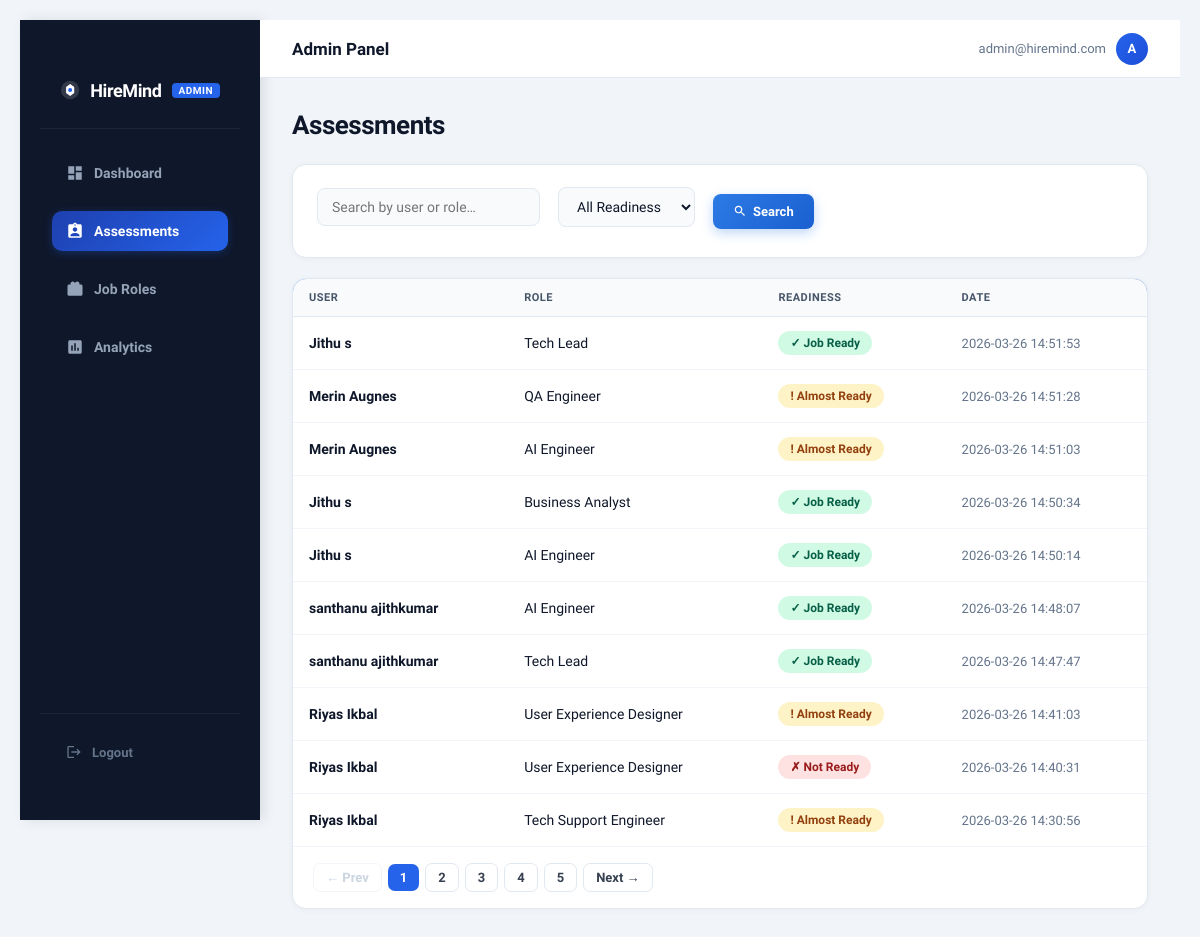
Before: /admin/assessments (signed in) with the older database file.
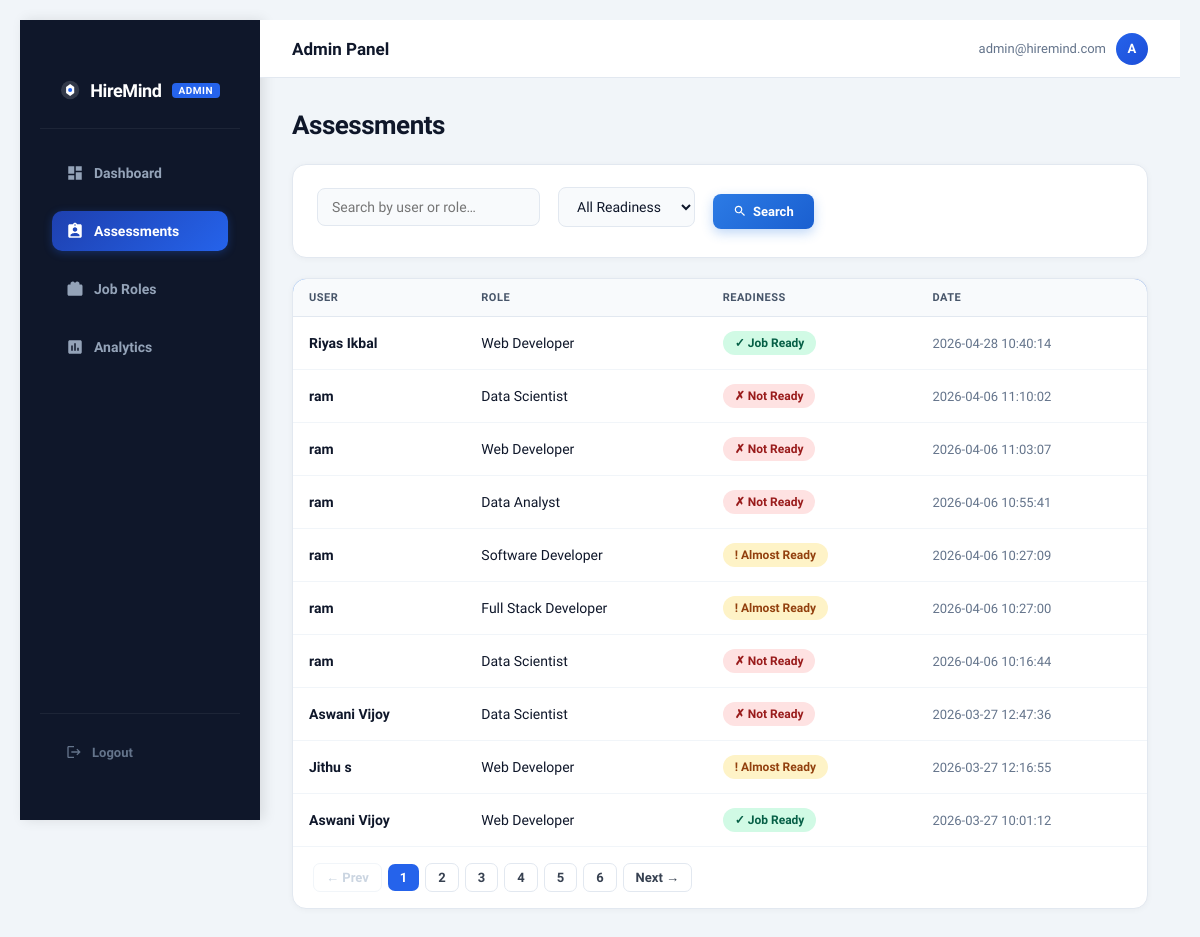
After: the same page with the newer database file.
### tables this page shows
CREATE TABLE assessments (
            id INTEGER PRIMARY KEY AUTOINCREMENT,
            user_id INTEGER,
            job_role TEXT,
            total_gap INTEGER,
            readiness TEXT,
            created_at TEXT,
            FOREIGN KEY (user_id) REFERENCES users(id)
        );

CREATE TABLE users (
            id INTEGER PRIMARY KEY AUTOINCREMENT,
            name TEXT,
            email TEXT UNIQUE,
            password_hash TEXT,
            role TEXT DEFAULT 'user'
        );

### app.py (the view)
@app.route('/admin/assessments')
def admin_assessments():
    if not admin_required():
        return redirect(url_for('login'))
    search = request.args.get('search', '')
    readiness = request.args.get('readiness', '')
    page = max(1, int(request.args.get('page', 1)))  # prevent page < 1
    limit = 10
    offset = (page - 1) * limit
    conn = sqlite3.connect("hiremind.db", timeout=10)
    cursor = conn.cursor()
    query = """
    SELECT users.name, job_role, readiness, created_at
    FROM assessments
    JOIN users ON users.id = assessments.user_id
    WHERE 1=1
    """
    params = []
    if search:
        query += " AND (users.name LIKE ? OR job_role LIKE ?)"
        params.extend([f"%{search}%", f"%{search}%"])
    if readiness:
        query += " AND readiness = ?"
        params.append(readiness)
    query += " ORDER BY created_at DESC LIMIT ? OFFSET ?"
    params.extend([limit, offset])
    cursor.execute(query, params)
    data = cursor.fetchall()
    count_query = """
    SELECT COUNT(*)
    FROM assessments
    JOIN users ON users.id = assessments.user_id
    WHERE 1=1
    """
    count_params = []
    if search:
        count_query += " AND (users.name LIKE ? OR job_role LIKE ?)"
        count_params.extend([f"%{search}%", f"%{search}%"])
    if readiness:
        count_query += " AND readiness = ?"
        count_params.append(readiness)
    cursor.execute(count_query, count_params)
    total_records = cursor.fetchone()[0]
    total_pages = (total_records + limit - 1) // limit
    conn.close()
    return render_template(
        "admin_assessments.html",
        data=data,
        total_pages=total_pages
    )

### app.py (called while the page is built)
def admin_required():
    if 'user_id' not in session or not session.get('is_admin'):
        return False
    return True

### templates/admin_assessments.html (shortened to what this page needs)
{% extends "admin_base.html" %}
{% block content %}
<h2>Assessments</h2>
<div class="card" style="margin-bottom:20px;">
    <form method="get" style="display:flex;align-items:center;gap:10px;flex-wrap:wrap;margin:0;">
        <input type="text" name="search" placeholder="Search by user or role…" value="{{ request.args.get('search','') }}" style="min-width:200px;">
        <select name="readiness">
            <option value="">All Readiness</option>
        </select>
        <button type="submit" class="btn-primary" style="margin:0;">
            <svg width="14" height="14" viewBox="0 0 24 24" fill="currentColor"><path d="M15.5 14h-.79l-.28-.27C15.41 12.59 16 11.11 16 9.5 16 5.91 13.09 3 9.5 3S3 5.91 3 9.5 5.91 16 9.5 16c1.61 0 3.09-.59 4.23-1.57l.27.28v.79l5 4.99L20.49 19l-4.99-5zm-6 0C7.01 14 5 11.99 5 9.5S7.01 5 9.5 5 14 7.01 14 9.5 11.99 14 9.5 14z"/></svg>
            Search
        </button>
    </form>
</div>
<div class="card" style="padding:0;overflow:hidden;">
    <table class="modern-table">
        <thead>
            <tr>
                <th>User</th>
                <th>Role</th>
                <th>Readiness</th>
                <th>Date</th>
            </tr>
        </thead>
        <tbody>
            {% for r in data %}
            <tr>
                <td style="font-weight:600;">{{ r[0] }}</td>
                <td>{{ r[1] }}</td>
                <td>
                    <span style="
                        display:inline-flex;align-items:center;gap:4px;
                        padding:5px 12px;border-radius:20px;font-size:12px;font-weight:700;
                        background:{% if 'Job Ready' in r[2] %}#d1fae5;color:#065f46{% elif 'Almost' in r[2] %}#fef3c7;color:#92400e{% else %}#fee2e2;color:#991b1b{% endif %};
                    ">
                        {% if 'Job Ready' in r[2] %}✓{% elif 'Almost' in r[2] %}!{% else %}✗{% endif %}
                        {{ r[2] }}
                    </span>
                </td>
                <td style="color:#64748b;font-size:13px;">{{ r[3] }}</td>
            </tr>
            {% endfor %}
        </tbody>
    </table>
    {% set page = request.args.get('page',1)|int %}
    <div style="padding:16px 20px;border-top:1px solid #f1f5f9;display:flex;align-items:center;gap:6px;flex-wrap:wrap;">
        {% if page > 1 %}
        <a href="?page={{ page-1 }}&search={{ request.args.get('search','') }}&readiness={{ request.args.get('readiness','') }}"
           style="padding:6px 12px;border:1.5px solid #e2e8f0;border-radius:7px;font-size:13px;font-weight:600;color:#374151;text-decoration:none;transition:all 0.2s;">← Prev</a>
        {% else %}
        <span style="padding:6px 12px;border:1.5px solid #f1f5f9;border-radius:7px;font-size:13px;font-weight:600;color:#cbd5e1;">← Prev</span>
        {% endif %}
        {% for p in range(1, total_pages + 1) %}
            {% if p == page %}
            <span style="padding:6px 12px;background:#2563eb;color:white;border-radius:7px;font-size:13px;font-weight:700;">{{ p }}</span>
            {% else %}
            <a href="?page={{ p }}&search={{ request.args.get('search','') }}&readiness={{ request.args.get('readiness','') }}"
               style="padding:6px 12px;border:1.5px solid #e2e8f0;border-radius:7px;font-size:13px;font-weight:600;color:#374151;text-decoration:none;">{{ p }}</a>
            {% endif %}
        {% endfor %}
        {% if page < total_pages %}
        <a href="?page={{ page+1 }}&search={{ request.args.get('search','') }}&readiness={{ request.args.get('readiness','') }}"
           style="padding:6px 12px;border:1.5px solid #e2e8f0;border-radius:7px;font-size:13px;font-weight:600;color:#374151;text-decoration:none;">Next →</a>
        {% else %}
        <span style="padding:6px 12px;border:1.5px solid #f1f5f9;border-radius:7px;font-size:13px;font-weight:600;color:#cbd5e1;">Next →</span>
        {% endif %}
    </div>
</div>
{% endblock %}

Changed rows visible on the page:
no longer on this page (row unchanged): assessments: name "Jithu s", job_role "Tech Lead", readiness "Job Ready", created_at "2026-03-26 14:51:53"
no longer on this page (row unchanged): assessments: name "Merin Augnes", job_role "QA Engineer", readiness "Almost Ready", created_at "2026-03-26 14:51:28"
no longer on this page (row unchanged): assessments: name "Merin Augnes", job_role "AI Engineer", readiness "Almost Ready", created_at "2026-03-26 14:51:03"
no longer on this page (row unchanged): assessments: name "Jithu s", job_role "Business Analyst", readiness "Job Ready", created_at "2026-03-26 14:50:34"
no longer on this page (row unchanged): assessments: name "Jithu s", job_role "AI Engineer", readiness "Job Ready", created_at "2026-03-26 14:50:14"
no longer on this page (row unchanged): assessments: name "santhanu ajithkumar", job_role "AI Engineer", readiness "Job Ready", created_at "2026-03-26 14:48:07"
no longer on this page (row unchanged): assessments: name "santhanu ajithkumar", job_role "Tech Lead", readiness "Job Ready", created_at "2026-03-26 14:47:47"
no longer on this page (row unchanged): assessments: name "Riyas Ikbal", job_role "User Experience Designer", readiness "Almost Ready", created_at "2026-03-26 14:41:03"
no longer on this page (row unchanged): assessments: name "Riyas Ikbal", job_role "User Experience Designer", readiness "Not Ready", created_at "2026-03-26 14:40:31"
no longer on this page (row unchanged): assessments: name "Riyas Ikbal", job_role "Tech Support Engineer", readiness "Almost Ready", created_at "2026-03-26 14:30:56"
added assessments: name "Riyas Ikbal", job_role "Web Developer", readiness "Job Ready", created_at "2026-04-28 10:40:14"
added assessments: name "ram", job_role "Data Scientist", readiness "Not Ready", created_at "2026-04-06 11:10:02"
added assessments: name "ram", job_role "Web Developer", readiness "Not Ready", created_at "2026-04-06 11:03:07"
added assessments: name "ram", job_role "Data Analyst", readiness "Not Ready", created_at "2026-04-06 10:55:41"
added assessments: name "ram", job_role "Software Developer", readiness "Almost Ready", created_at "2026-04-06 10:27:09"
added assessments: name "ram", job_role "Full Stack Developer", readiness "Almost Ready", created_at "2026-04-06 10:27:00"
added assessments: name "ram", job_role "Data Scientist", readiness "Not Ready", created_at "2026-04-06 10:16:44"
added assessments: name "Aswani Vijoy", job_role "Data Scientist", readiness "Not Ready", created_at "2026-03-27 12:47:36"
added assessments: name "Jithu s", job_role "Web Developer", readiness "Almost Ready", created_at "2026-03-27 12:16:55"
added assessments: name "Aswani Vijoy", job_role "Web Developer", readiness "Job Ready", created_at "2026-03-27 10:01:12"
Other visible differences:
new list line: "6"
